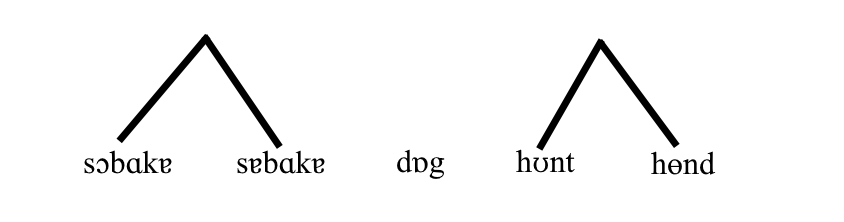
#> input picture 3_historical_linguistics/assignment/images/5a.png, 844 x 222 px, given in place of Eisenhower.png, which was not available
$ jupyter execute --allow-errors assignment.ipynb   (shell and % lines are left out)   (text cells are left out)
#> lines starting #> are read from the running program, lines starting #| are printed output that depends on the picture; pictures that were not available may be replaced by others from this repository, and a replacement may not be noted
[cell 1]
import matplotlib.pyplot as plt
import cv2
import pytesseract
from levenshtein import wer, cer

pytesseract.pytesseract.tesseract_cmd = "path/to/tesseract.exe"

[cell 2]
def jpeg_compression(image, quality=95):
    """
    Directly taken from the Lab 1 notebook.

    Apply JPEG compression to an image in memory

    Parameters
    ----------
    image : array-like, shape (height, width)
        array representing the image
    quality : Quality level of the compression 0 - 100 (higher is better)

    Returns
    -------
    new_image : array-like, shape (height, width)
    """
    return cv2.imdecode(
        cv2.imencode(".jpg", image, [cv2.IMWRITE_JPEG_QUALITY, quality])[1],
        cv2.IMREAD_GRAYSCALE,
    )


eisenhower_image = cv2.imread("5LN721/Eisenhower.png", cv2.IMREAD_GRAYSCALE)
#> eisenhower_image is the input picture: shape (222, 844); min 0, max 255, mean 247.1

quality_levels = [80, 20, 5, 0]
for quality_level in quality_levels:
    shrinked_image = jpeg_compression(eisenhower_image, quality=quality_level)

    plt.figure()
    plt.imshow(shrinked_image[:100, :200], cmap="gray")
    plt.show()
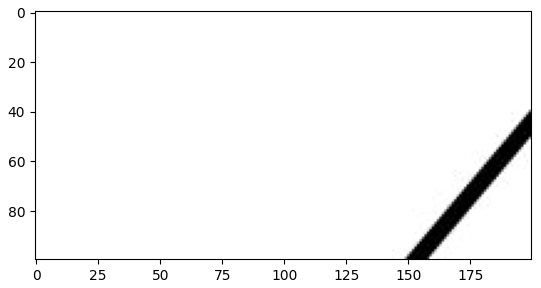
#> figure drawn by matplotlib, 1 panel

[cell 3]
def shrink_image(image, scale_percent=90):
    """
    Taken directly from the Lab 1 notebook.

    Reduces the size of the image

    Parameters
    ----------
    image : array-like, shape (height, width)
        array representing the image
    scale_percent : size to scale down the image to 0 - 100

    Returns
    -------
    new_image : array-like, shape (height, width)
    """
    new_width = int(image.shape[1] * scale_percent / 100)
    new_height = int(image.shape[0] * scale_percent / 100)
    return cv2.resize(image, (new_width, new_height), interpolation=cv2.INTER_AREA)


eisenhower_image = cv2.imread("5LN721/Eisenhower.png", cv2.IMREAD_GRAYSCALE)

scales = [80, 50, 20, 5]
for scale in scales:
    shrinked_image = shrink_image(eisenhower_image, scale_percent=scale)

    plt.figure()
    plt.imshow(shrinked_image[:100, :200], cmap="gray")
    plt.show()
#> this loop made 4 passes
#> pass 1, `shrinked_image = shrink_image(eisenhower_image, scale_percent=scale)`:
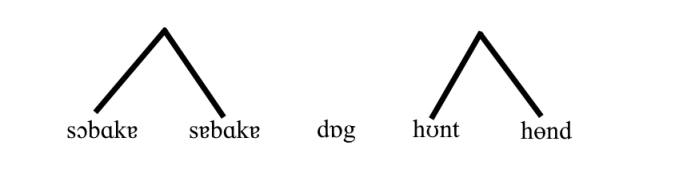
#> shrinked_image: shape (177, 675); min 0, max 255, mean 247.1
#> pass 1, `plt.show()`:
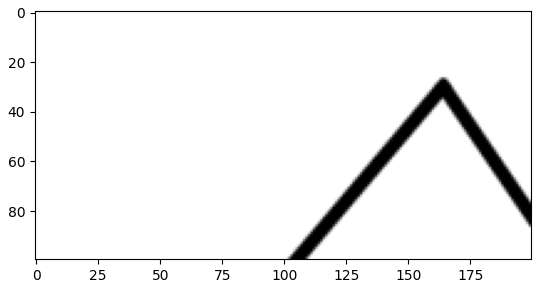
#> figure drawn by matplotlib, 1 panel
#> pass 2, `shrinked_image = shrink_image(eisenhower_image, scale_percent=scale)`:
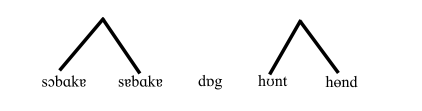
#> shrinked_image: shape (111, 422); min 0, max 255, mean 247.1
#> pass 2, `plt.show()`:
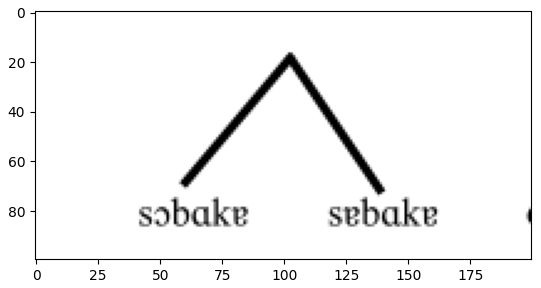
#> figure drawn by matplotlib, 1 panel
#> pass 3, `shrinked_image = shrink_image(eisenhower_image, scale_percent=scale)`:
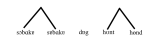
#> shrinked_image: shape (44, 168); min 1, max 255, mean 247.1

#> (a cell that did not finish here is left out)

#> (a cell that did not finish here is left out)

[cell 6]
str1 = "bacon spam spam"
str2 = "spam spam"

# NOTE: I had to fix a bug in _levenshtein.pyx for this to work?????
#       I also had to install 10GBs of C++ binaries for this, so I would suggest switching to the JiWER library instead.
print("wer:", wer(str1, str2))
#> (this line was passed over: levenshtein is not available in this run)
print("cer:", cer(str1, str2))
#> (this line was passed over: levenshtein is not available in this run)

print(wer.__doc__)

#> (a cell that did not finish here is left out)

#> (a cell that did not finish here is left out)

#> (a cell that did not finish here is left out)

[cell 10]
print("WER time:")
#> (the rest of this cell did not finish here and is left out)

[cell 11]
eisenhower_image = cv2.imread("5LN721/Eisenhower.png", cv2.IMREAD_GRAYSCALE)
#> (the rest of this cell did not finish here and is left out)

[cell 12]
quality_levels = [80, 20, 5, 0]
#> (the rest of this cell did not finish here and is left out)

[cell 13]
scales = [80, 50, 20, 5]
#> (the rest of this cell did not finish here and is left out)

[cell 14]
original_image = cv2.imread("overbetuwse_novellen.png", cv2.IMREAD_GRAYSCALE)
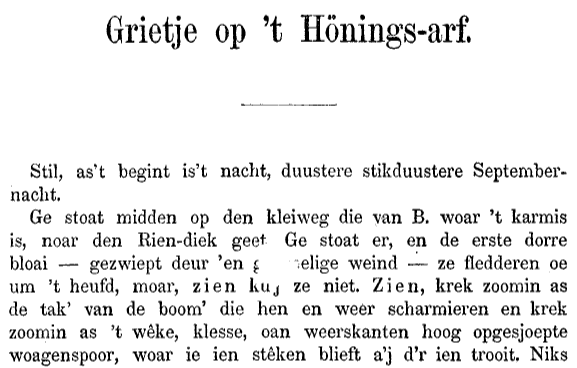
#> input picture 1_parsing_image_data/overbetuwse_novellen.png, 577 x 368 px
#> original_image is the input picture: shape (368, 577); min 0, max 255, mean 234.9

original_text = "Grietje op 't Hönings-arf. Stil, as't begint is't nacht, duustere stikduustere September-nacht. Ge stoat midden op den kleiweg die van B. woar 't karmis is, noar den Rien-diek geet. Ge stoat er, en de erste dorre blaoi - gezwiept deur 'en g elige weind - ze fledderen oe um 't heufd, maor, zien kuj ze niet. Ziem, krek zoomin as de tak' van de boom' die hen en weer scharmieren en krek zoomin as 't wêke, klesse, oan weerskanten hoog opgesjoepte woagenspoor, woar ie ien stêken blieft a'j d'r ien trooit. Niks"

[cell 15]
# These parameters can be used to crop the image
# show_y = (0, original_image.shape[0])
show_y = (0, 368)
# show_x = (0, original_image.shape[1])
show_x = (0, 577)

#> (the rest of this cell did not finish here and is left out)

#> (a cell that did not finish here is left out)

[cell 17]
original_image = cv2.imread("overbetuwse_novellen.png", cv2.IMREAD_GRAYSCALE)

original_text = "Grietje op 't Hönings-arf. Stil, as't begint is't nacht, duustere stikduustere September-nacht. Ge stoat midden op den kleiweg die van B. woar 't karmis is, noar den Rien-diek geet. Ge stoat er, en de erste dorre blaoi - gezwiept deur 'en g elige weind - ze fledderen oe um 't heufd, maor, zien kuj ze niet. Ziem, krek zoomin as de tak' van de boom' die hen en weer scharmieren en krek zoomin as 't wêke, klesse, oan weerskanten hoog opgesjoepte woagenspoor, woar ie ien stêken blieft a'j d'r ien trooit. Niks"

[cell 18]
quality_levels = [80, 20, 5, 0]
#> (the rest of this cell did not finish here and is left out)
